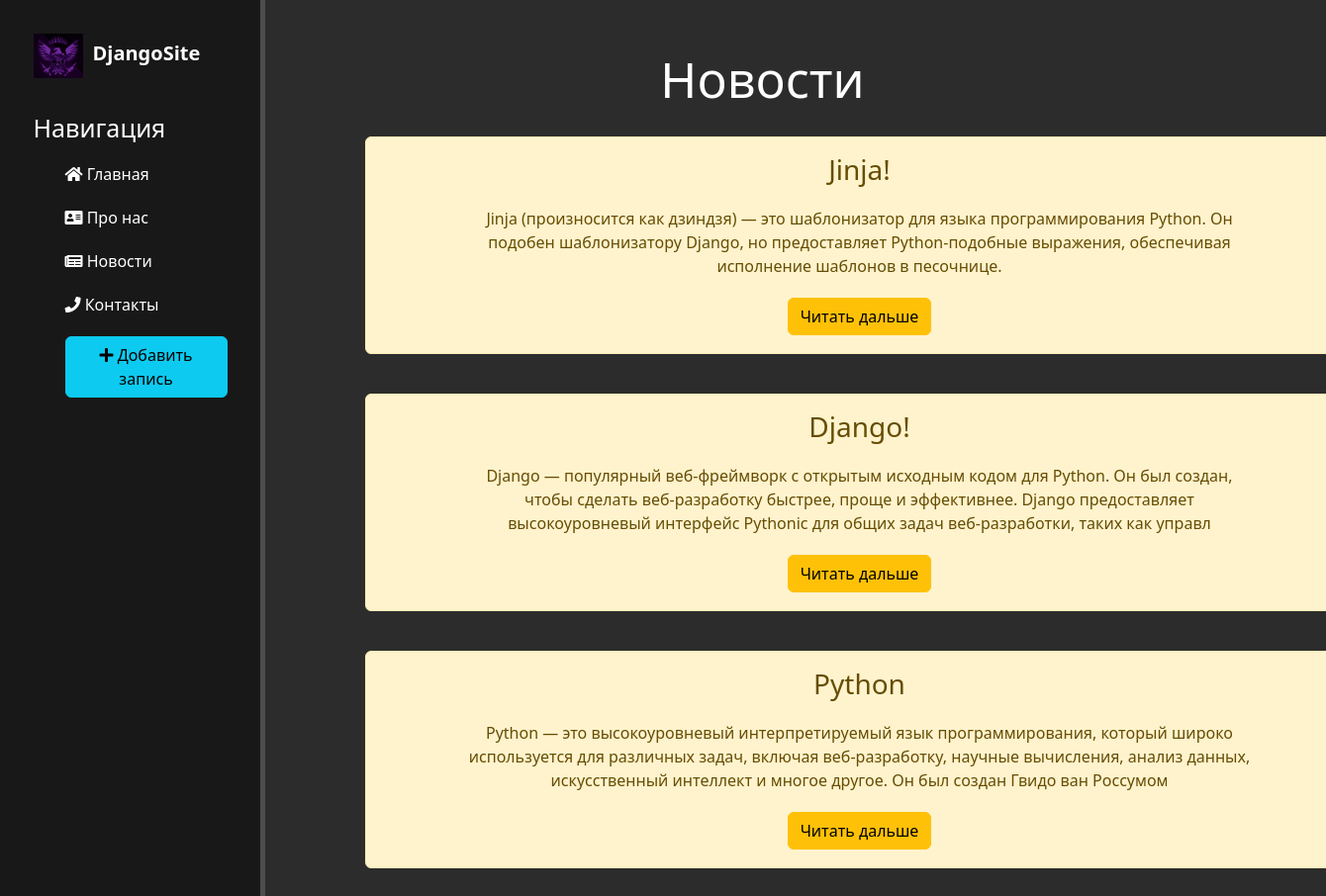
Page /news/ on the committed database.
### news/models.py (models this page shows, shortened)
class Articles(models.Model):
    title = models.CharField('Название', max_length=50)
    anons = models.CharField('Анонс', max_length=250)
    full_text = models.TextField('Статья')
    date = models.DateTimeField('Дата публикации')
    class Meta:
        verbose_name = 'Новость'
        verbose_name_plural = 'Новости'

### news/views.py (the view)
# urls.py: path('', views.news_home, name='news_home'),
def news_home(request):
    news = Articles.objects.order_by('-date')
    return render(request, 'news/news_home.html', {'news': news})

### news/templates/news/news_home.html (shortened to what this page needs)
{% extends 'main/layout.html' %}
{% block content %}
<div class="features">
    <h1>Новости</h1>
    {% for el in news %}
        <div class="alert alert-warning">
            <h3>{{ el.title }}</h3>
            <p>{{ el.anons }}</p>
            <a href="{% url 'news_detail' el.id %}" class="btn btn-warning">Читать дальше</a>
        </div>
    {% endfor %}
</div>
{% endblock %}

### main/templates/main/layout.html (shortened to what this page needs)
{% load static %}
<!doctype html>
<html lang="ru">
<head>
    <link rel="stylesheet" href="https://cdn.jsdelivr.net/npm/bootstrap@5.2.3/dist/css/bootstrap.min.css">
    <link rel="stylesheet" href="https://use.fontawesome.com/releases/v5.15.4/css/all.css">
    <link rel="stylesheet" href="{% static 'main/css/main.css' %}">
</head>
<body>
    <aside>
        <img src="{% static 'main/img/Hack.png' %}" alt="Лого">
        <span class="logo">DjangoSite</span>
        <h3>Навигация</h3>
        <ul>
            <a href="{% url 'home' %}"><li><i class="fas fa-home"></i> Главная</li></a>
            <a href="{% url 'about' %}"><li><i class="fas fa-address-card"></i> Про нас</li></a>
            <a href="{% url 'news_home' %}"><li><i class="fas fa-newspaper"></i></i> Новости</li></a>
            <a href=""><li><i class="fas fa-phone"></i> Контакты</li></a>
            <a href="{% url 'create' %}"><li><button class="btn btn-info"><i class="fas fa-plus"></i> Добавить запись</i></button></a>
        </ul>
    </aside>
    <main>
        {% block content %}
        {% endblock %}
    </main>
</body>
</html>

### main/static/main/css/main.css (style rules this page uses)
body { background: #2c2c2c; }
aside { float: left; background: #181818; width: 20%; padding: 2.5%; height: 120vh; color: #fff; border-right: 5px solid #4d4d4d; }
aside img { width: 50px; float: left; }
aside .logo { font-size: 20px; margin-left: 10px; font-weight: bold; position: relative; top: 5px; }
aside h3 { margin-top: 50px; font-size: 25px; }
aside ul { list-style: none }
aside ul li { color: #fff; display: block; margin-top: 20px; transition: transform .3s ease; }
aside ul a { text-decoration: none }
main .features { float: left; color: #fff; margin-top: 50px; text-align: center; width: 75%; }
main .features h1 { font-size: 50px }
main .features p { max-width: 800px; margin: 20px auto }
.alert-warning { float: left; clear: both; width: 1000px; height: 220px; margin: 20px 10%; text-align; left; }

### rows in the picture
Articles: title "Jinja!", anons "Jinja (произносится как дзиндзя) — это шаблонизатор для языка программирования Python. Он подобен шаблонизатору Django, но предоставляет Python-подобные выражения, обеспечивая исполнение шаблонов в песочнице."
Articles: title "Django!", anons "Django — популярный веб-фреймворк с открытым исходным кодом для Python. Он был создан, чтобы сделать веб-разработку быстрее, проще и эффективнее. Django предоставляет высокоуровневый интерфейс Pythonic для общих задач веб-разработки, таких как управл"
Articles: title "Python", anons "Python — это высокоуровневый интерпретируемый язык программирования, который широко используется для различных задач, включая веб-разработку, научные вычисления, анализ данных, искусственный интеллект и многое другое. Он был создан Гвидо ван Россумом"
